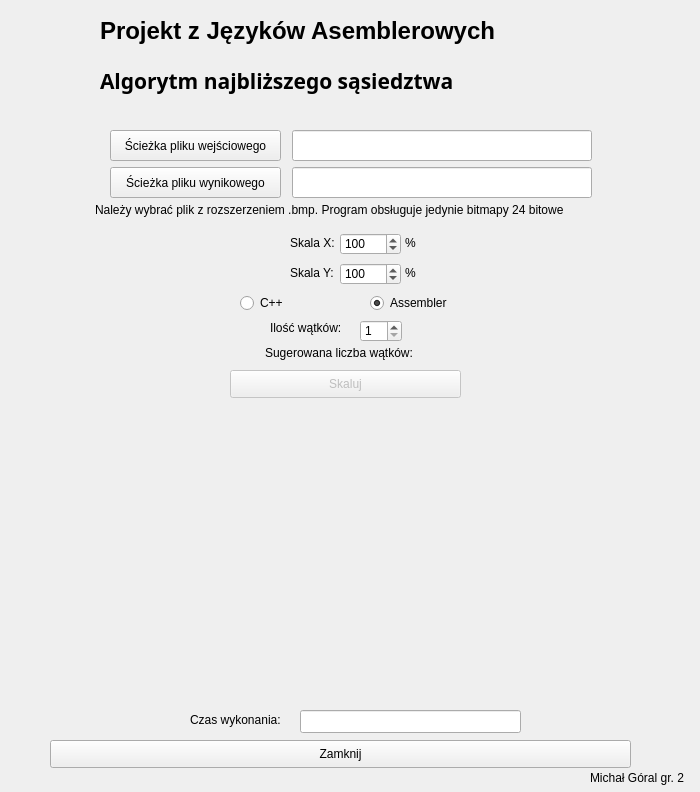
<?xml version="1.0" encoding="UTF-8"?>
<ui version="4.0">
 <class>JAProjektClass</class>
 <widget class="QWidget" name="JAProjektClass">
  <property name="geometry">
   <rect>
    <x>0</x>
    <y>0</y>
    <width>700</width>
    <height>792</height>
   </rect>
  </property>
  <property name="windowTitle">
   <string>JAProjekt</string>
  </property>
  <widget class="QPushButton" name="exitButton">
   <property name="geometry">
    <rect>
     <x>50</x>
     <y>740</y>
     <width>581</width>
     <height>28</height>
    </rect>
   </property>
   <property name="text">
    <string>Zamknij</string>
   </property>
  </widget>
  <widget class="QPushButton" name="fileInButton">
   <property name="geometry">
    <rect>
     <x>110</x>
     <y>130</y>
     <width>171</width>
     <height>31</height>
    </rect>
   </property>
   <property name="text">
    <string>Ścieżka pliku wejściowego</string>
   </property>
  </widget>
  <widget class="QLabel" name="imageLabel">
   <property name="geometry">
    <rect>
     <x>20</x>
     <y>410</y>
     <width>651</width>
     <height>291</height>
    </rect>
   </property>
   <property name="text">
    <string/>
   </property>
   <property name="scaledContents">
    <bool>true</bool>
   </property>
  </widget>
  <widget class="QPushButton" name="makeButton">
   <property name="enabled">
    <bool>false</bool>
   </property>
   <property name="geometry">
    <rect>
     <x>230</x>
     <y>370</y>
     <width>231</width>
     <height>28</height>
    </rect>
   </property>
   <property name="text">
    <string>Skaluj</string>
   </property>
  </widget>
  <widget class="QLabel" name="label_1">
   <property name="geometry">
    <rect>
     <x>290</x>
     <y>235</y>
     <width>55</width>
     <height>16</height>
    </rect>
   </property>
   <property name="text">
    <string>Skala X:</string>
   </property>
  </widget>
  <widget class="QLabel" name="label_2">
   <property name="geometry">
    <rect>
     <x>290</x>
     <y>265</y>
     <width>55</width>
     <height>16</height>
    </rect>
   </property>
   <property name="text">
    <string>Skala Y:</string>
   </property>
  </widget>
  <widget class="QLabel" name="label_3">
   <property name="geometry">
    <rect>
     <x>405</x>
     <y>235</y>
     <width>55</width>
     <height>16</height>
    </rect>
   </property>
   <property name="text">
    <string>%</string>
   </property>
  </widget>
  <widget class="QLabel" name="label_4">
   <property name="geometry">
    <rect>
     <x>405</x>
     <y>265</y>
     <width>55</width>
     <height>16</height>
    </rect>
   </property>
   <property name="text">
    <string>%</string>
   </property>
  </widget>
  <widget class="QLabel" name="label">
   <property name="geometry">
    <rect>
     <x>190</x>
     <y>710</y>
     <width>101</width>
     <height>20</height>
    </rect>
   </property>
   <property name="text">
    <string>Czas wykonania:</string>
   </property>
  </widget>
  <widget class="QSpinBox" name="threadsSpinBox">
   <property name="geometry">
    <rect>
     <x>360</x>
     <y>320</y>
     <width>42</width>
     <height>22</height>
    </rect>
   </property>
   <property name="minimum">
    <number>1</number>
   </property>
   <property name="maximum">
    <number>64</number>
   </property>
  </widget>
  <widget class="QLabel" name="label_6">
   <property name="geometry">
    <rect>
     <x>270</x>
     <y>320</y>
     <width>91</width>
     <height>16</height>
    </rect>
   </property>
   <property name="text">
    <string>Ilość wątków:</string>
   </property>
  </widget>
  <widget class="QRadioButton" name="radioButtonAsm">
   <property name="geometry">
    <rect>
     <x>370</x>
     <y>293</y>
     <width>95</width>
     <height>20</height>
    </rect>
   </property>
   <property name="text">
    <string>Assembler</string>
   </property>
   <property name="checked">
    <bool>true</bool>
   </property>
  </widget>
  <widget class="QRadioButton" name="radioButtonCpp">
   <property name="geometry">
    <rect>
     <x>240</x>
     <y>293</y>
     <width>95</width>
     <height>20</height>
    </rect>
   </property>
   <property name="text">
    <string>C++</string>
   </property>
   <property name="checked">
    <bool>false</bool>
   </property>
  </widget>
  <widget class="QLabel" name="label_5">
   <property name="geometry">
    <rect>
     <x>100</x>
     <y>10</y>
     <width>501</width>
     <height>41</height>
    </rect>
   </property>
   <property name="font">
    <font>
     <family>Arial</family>
     <pointsize>18</pointsize>
     <weight>75</weight>
     <bold>true</bold>
    </font>
   </property>
   <property name="layoutDirection">
    <enum>Qt::LeftToRight</enum>
   </property>
   <property name="autoFillBackground">
    <bool>false</bool>
   </property>
   <property name="text">
    <string>Projekt z Języków Asemblerowych</string>
   </property>
  </widget>
  <widget class="QLabel" name="label_7">
   <property name="geometry">
    <rect>
     <x>100</x>
     <y>60</y>
     <width>511</width>
     <height>41</height>
    </rect>
   </property>
   <property name="font">
    <font>
     <family>Arial Black</family>
     <pointsize>16</pointsize>
     <weight>75</weight>
     <bold>true</bold>
    </font>
   </property>
   <property name="text">
    <string>Algorytm najbliższego sąsiedztwa</string>
   </property>
  </widget>
  <widget class="QLabel" name="label_8">
   <property name="geometry">
    <rect>
     <x>590</x>
     <y>770</y>
     <width>111</width>
     <height>16</height>
    </rect>
   </property>
   <property name="text">
    <string>Michał Góral gr. 2  </string>
   </property>
  </widget>
  <widget class="QLineEdit" name="fileInlineEdit">
   <property name="geometry">
    <rect>
     <x>292</x>
     <y>130</y>
     <width>300</width>
     <height>31</height>
    </rect>
   </property>
   <property name="readOnly">
    <bool>true</bool>
   </property>
  </widget>
  <widget class="QPushButton" name="fileOutButton">
   <property name="geometry">
    <rect>
     <x>110</x>
     <y>167</y>
     <width>171</width>
     <height>31</height>
    </rect>
   </property>
   <property name="text">
    <string>Ścieżka pliku wynikowego</string>
   </property>
  </widget>
  <widget class="QLineEdit" name="fileOutlineEdit">
   <property name="enabled">
    <bool>true</bool>
   </property>
   <property name="geometry">
    <rect>
     <x>292</x>
     <y>167</y>
     <width>300</width>
     <height>31</height>
    </rect>
   </property>
   <property name="readOnly">
    <bool>false</bool>
   </property>
  </widget>
  <widget class="QLineEdit" name="lineEditTime">
   <property name="geometry">
    <rect>
     <x>300</x>
     <y>710</y>
     <width>221</width>
     <height>23</height>
    </rect>
   </property>
   <property name="readOnly">
    <bool>true</bool>
   </property>
  </widget>
  <widget class="QLabel" name="label_9">
   <property name="geometry">
    <rect>
     <x>95</x>
     <y>200</y>
     <width>511</width>
     <height>20</height>
    </rect>
   </property>
   <property name="text">
    <string>Należy wybrać plik z rozszerzeniem .bmp. Program obsługuje jedynie bitmapy 24 bitowe </string>
   </property>
  </widget>
  <widget class="QSpinBox" name="scaleXSpinBox">
   <property name="geometry">
    <rect>
     <x>340</x>
     <y>233</y>
     <width>61</width>
     <height>22</height>
    </rect>
   </property>
   <property name="minimum">
    <number>1</number>
   </property>
   <property name="maximum">
    <number>10000</number>
   </property>
   <property name="singleStep">
    <number>1</number>
   </property>
   <property name="value">
    <number>100</number>
   </property>
  </widget>
  <widget class="QSpinBox" name="scaleYSpinBox">
   <property name="geometry">
    <rect>
     <x>340</x>
     <y>263</y>
     <width>61</width>
     <height>22</height>
    </rect>
   </property>
   <property name="minimum">
    <number>1</number>
   </property>
   <property name="maximum">
    <number>10000</number>
   </property>
   <property name="singleStep">
    <number>1</number>
   </property>
   <property name="value">
    <number>100</number>
   </property>
  </widget>
  <widget class="QLabel" name="howManyThreads">
   <property name="geometry">
    <rect>
     <x>265</x>
     <y>343</y>
     <width>201</width>
     <height>20</height>
    </rect>
   </property>
   <property name="text">
    <string>Sugerowana liczba wątków: </string>
   </property>
  </widget>
 </widget>
 <layoutdefault spacing="6" margin="11"/>
 <resources>
  <include location="JAProjekt.qrc"/>
 </resources>
 <connections>
  <connection>
   <sender>exitButton</sender>
   <signal>clicked()</signal>
   <receiver>JAProjektClass</receiver>
   <slot>close()</slot>
   <hints>
    <hint type="sourcelabel">
     <x>300</x>
     <y>383</y>
    </hint>
    <hint type="destinationlabel">
     <x>299</x>
     <y>199</y>
    </hint>
   </hints>
  </connection>
 </connections>
</ui>
